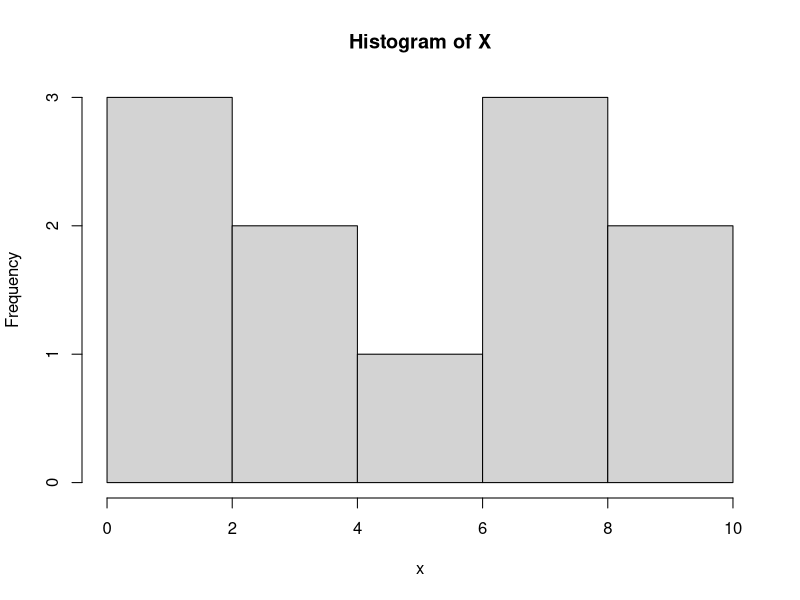
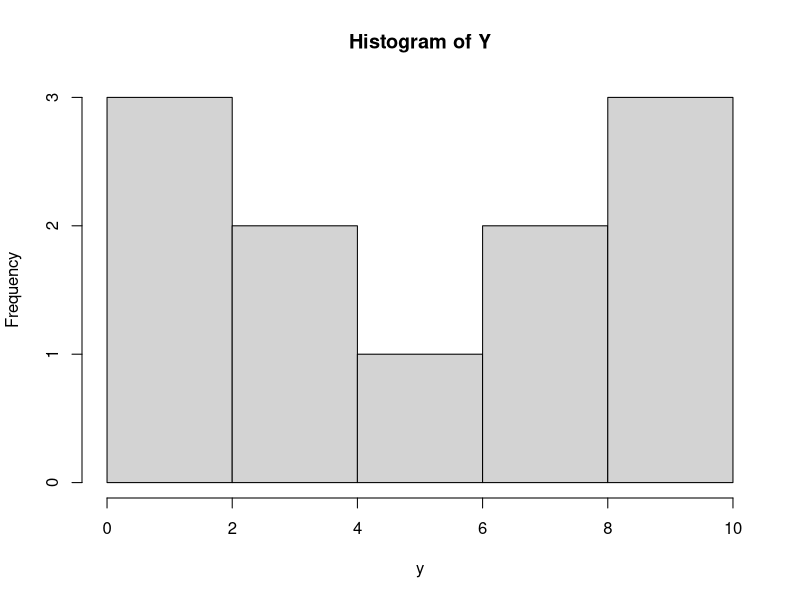
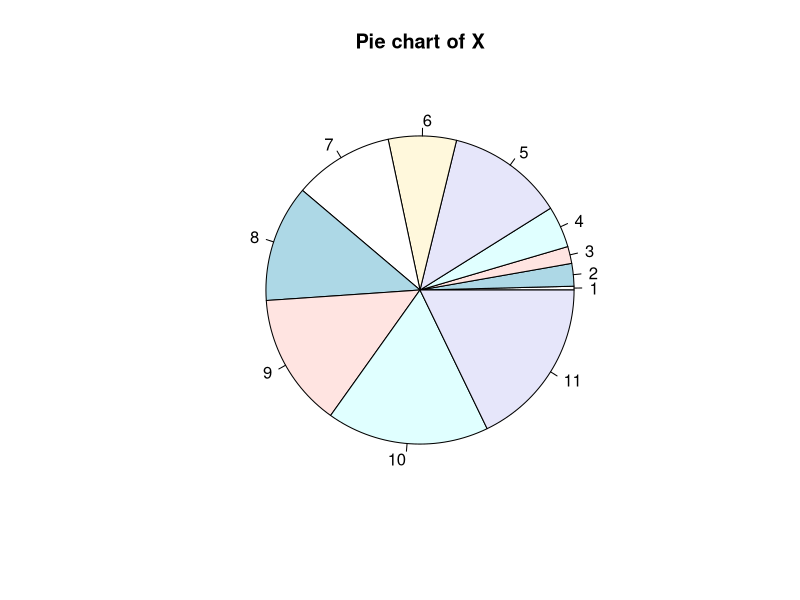
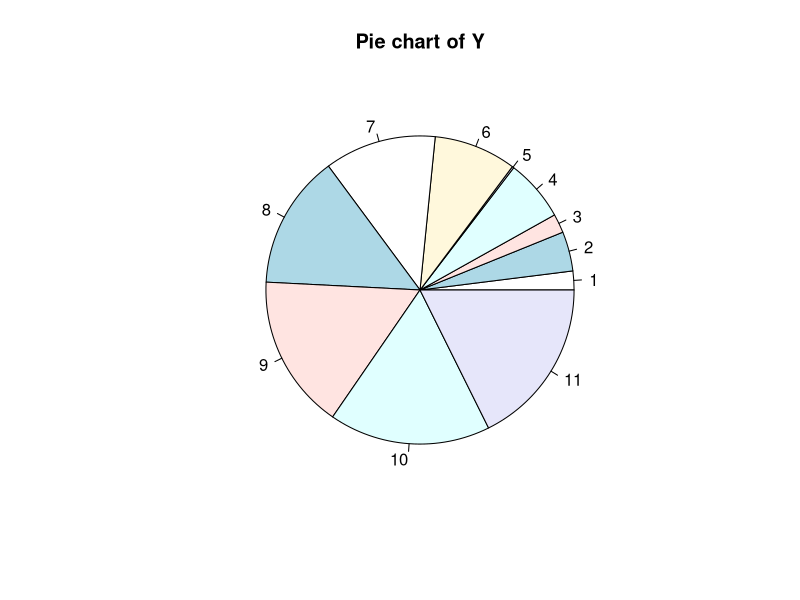
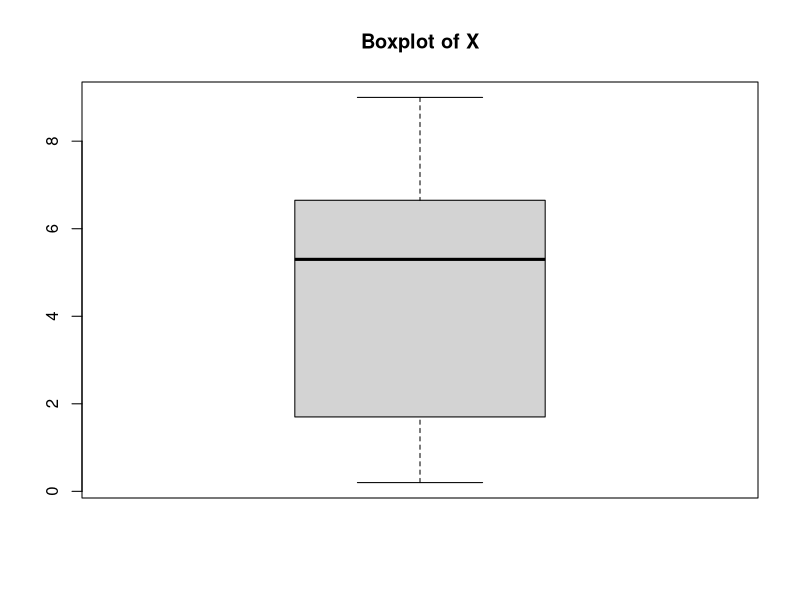
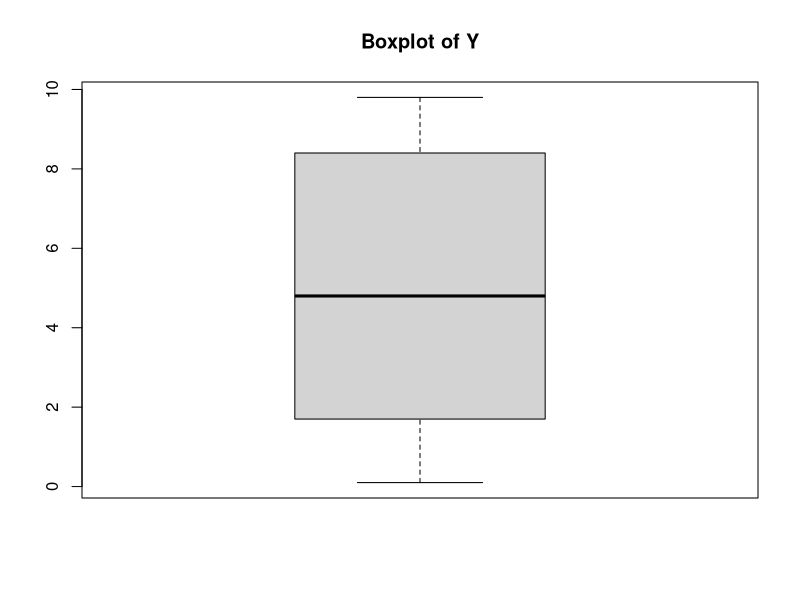
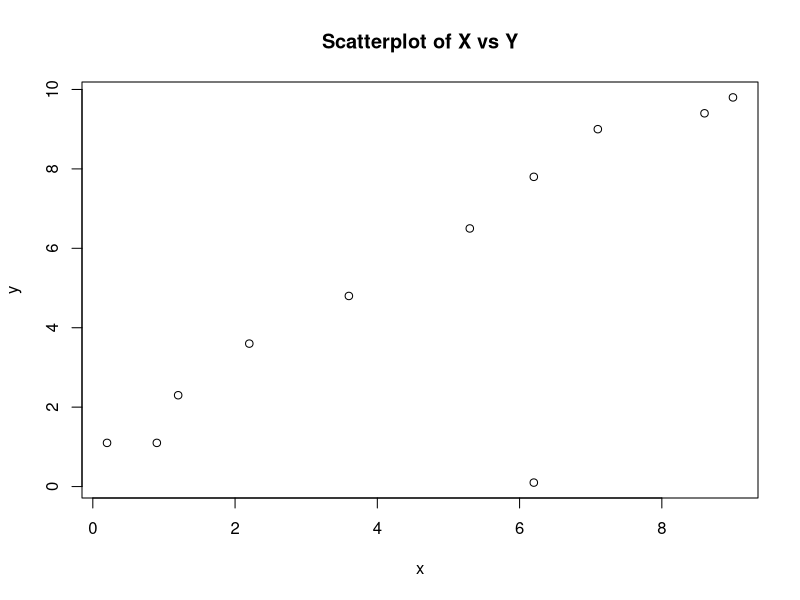
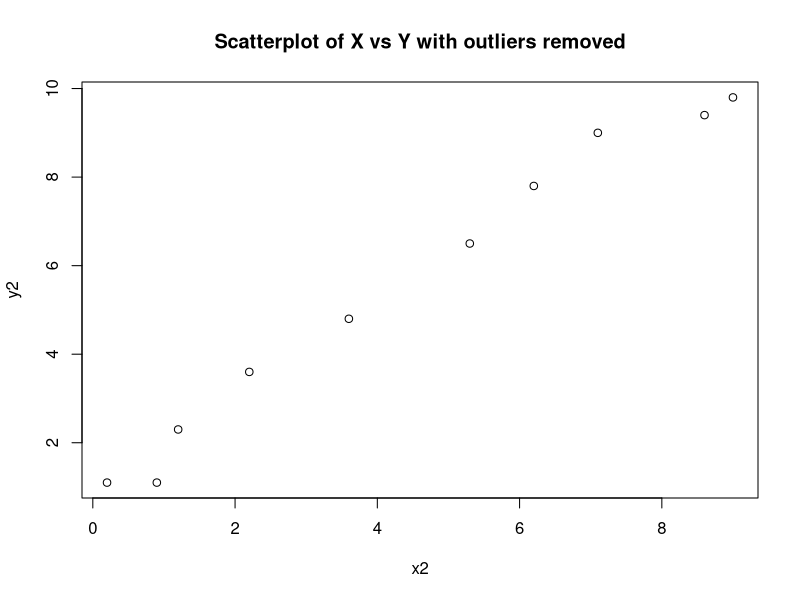

Here is the R script that generated these plots, in order:
## ---- chunk 1
x <- c(0.2, 1.2, 0.9, 2.2, 6.2, 3.6, 5.3, 6.2, 7.1, 8.6, 9.0)
y <- c(1.1, 2.3, 1.1, 3.6, 0.1, 4.8, 6.5, 7.8, 9.0, 9.4, 9.8)
df <- data.frame(x, y)
## ---- chunk 2
hist(x,main="Histogram of X")
hist(y,main="Histogram of Y")
pie(x,main="Pie chart of X")
pie(y,main="Pie chart of Y")
## ---- chunk 3
boxplot(x, main="Boxplot of X")
boxplot(y, main="Boxplot of Y")
## ---- chunk 4
summary(x)
summary(y)
## ---- chunk 5
var(x)
var(y)
## ---- chunk 6
plot(x, y, main="Scatterplot of X vs Y")
cor(x, y)
## ---- chunk 7
x2 <- c(0.2, 1.2, 0.9, 2.2, 3.6, 5.3, 6.2, 7.1, 8.6, 9.0)
y2 <- c(1.1, 2.3, 1.1, 3.6, 4.8, 6.5, 7.8, 9.0, 9.4, 9.8)
plot(x2, y2, main="Scatterplot of X vs Y with outliers removed")
cor(x2, y2)
